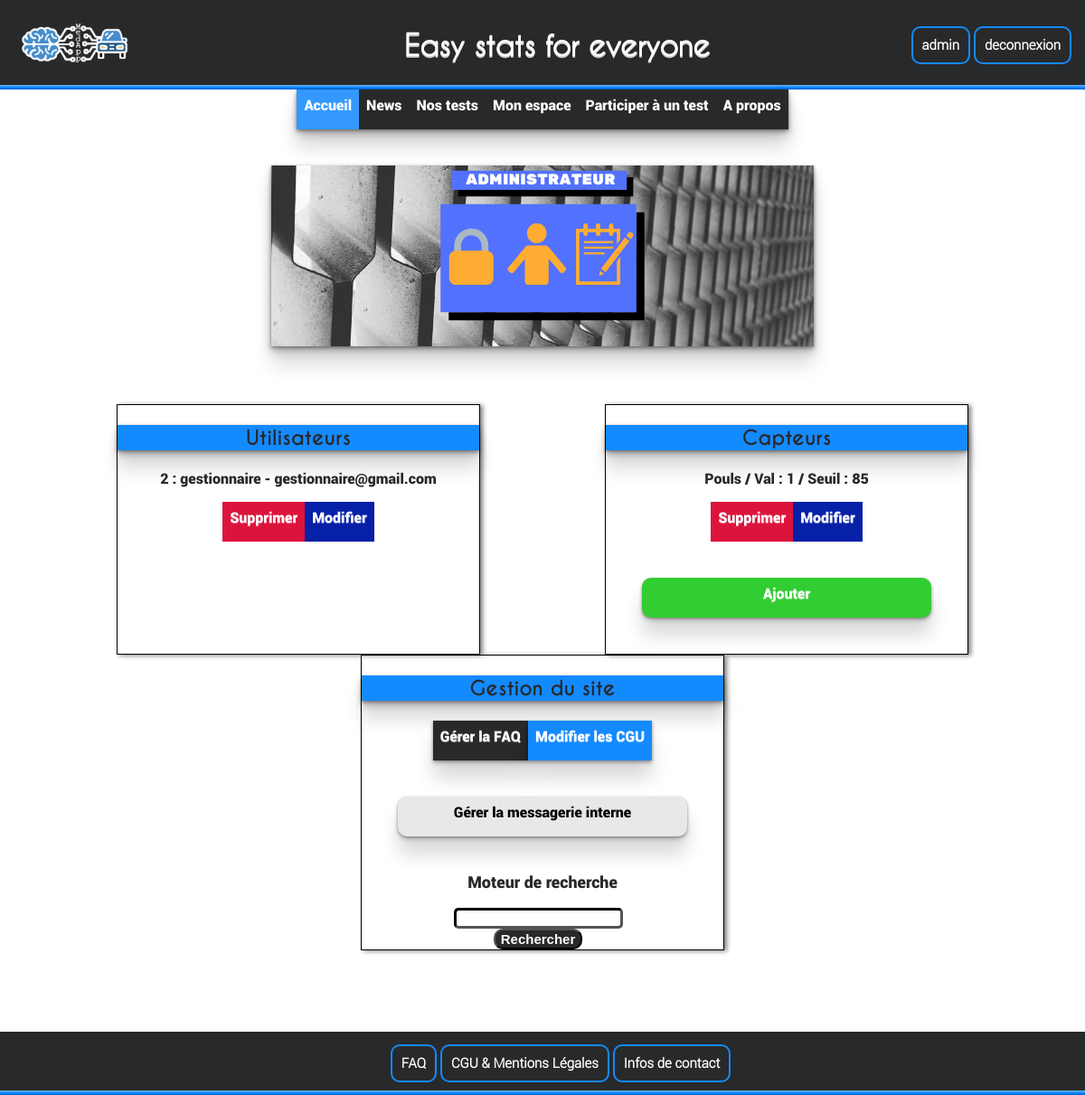
Before: /page_admin.php (signed in) with the older database file.
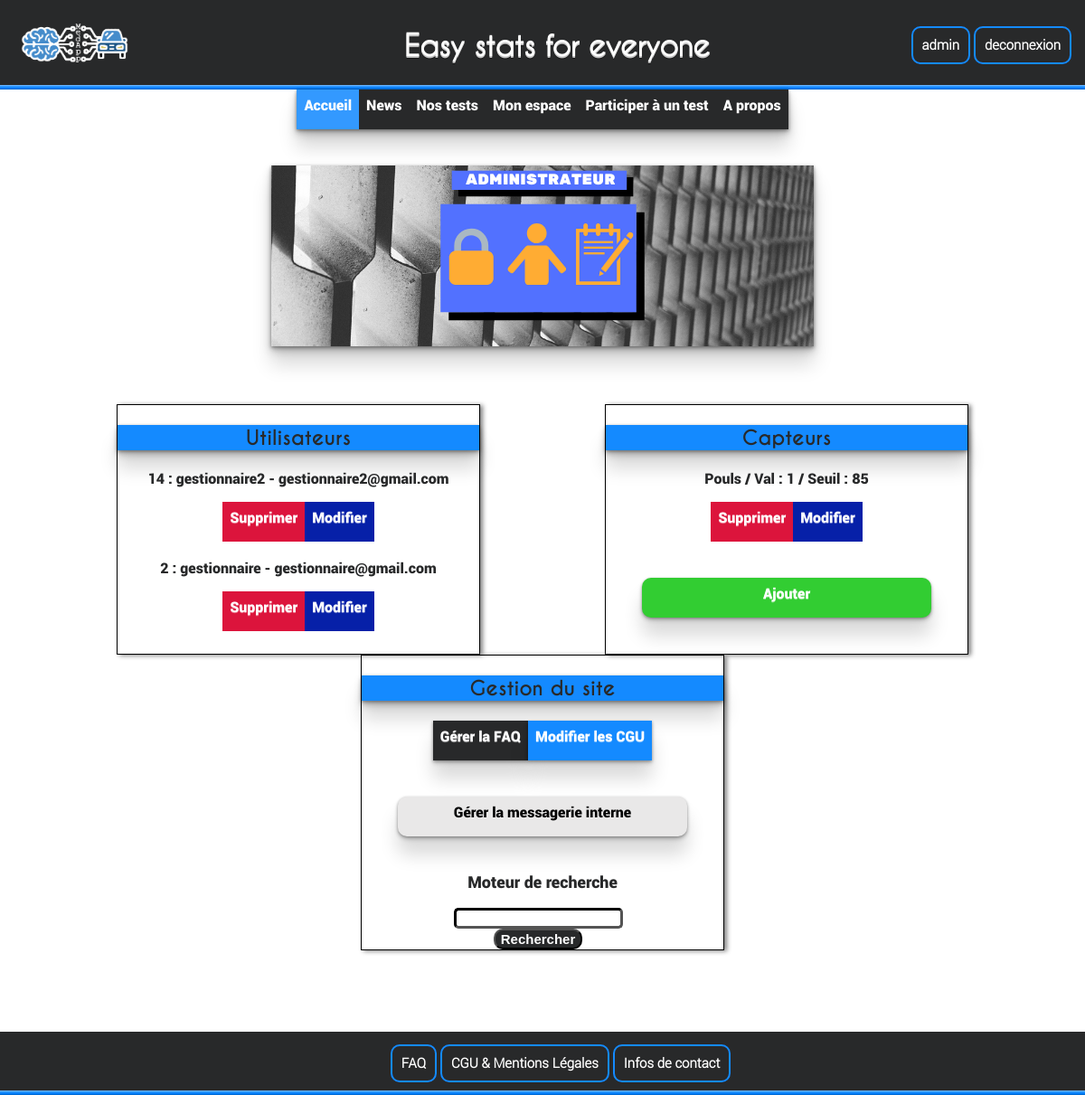
After: the same page with the newer database file.
### tables this page shows
CREATE TABLE IF NOT EXISTS `utilisateur` (
  `idUser` int(11) NOT NULL AUTO_INCREMENT,
  `Type` varchar(100) DEFAULT NULL,
  `login` varchar(100) NOT NULL,
  `Mdp` varchar(100) NOT NULL,
  `Nom` varchar(100) DEFAULT NULL,
  `Prenom` varchar(100) DEFAULT NULL,
  `Mail` varchar(100) DEFAULT NULL,
  `Sexe` varchar(100) DEFAULT NULL,
  `Taille` int(32) DEFAULT NULL,
  `Poids` int(32) DEFAULT NULL,
  `DateDeNaissance` date DEFAULT NULL,
  `Photos` varchar(200) DEFAULT NULL,
  `codeInscription` varchar(255) DEFAULT NULL,
  `idBoitier` int(11) DEFAULT NULL,
  PRIMARY KEY (`idUser`),
  KEY `idBoitier` (`idBoitier`)
);

CREATE TABLE IF NOT EXISTS `capteur` (
  `idCapteur` int(11) NOT NULL AUTO_INCREMENT,
  `Type` varchar(100) NOT NULL,
  `Valeur` double NOT NULL,
  `seuil` double NOT NULL,
  PRIMARY KEY (`idCapteur`)
);

### page_admin.php (called while the page is built, shortened)
<?php
include_once("includes/AccesBase.php");
$utilisateurs = $db->query('SELECT * FROM utilisateur ORDER BY idUser DESC');
$capteurs = $db->query('SELECT * FROM capteur ORDER BY idCapteur DESC');
include_once('Vues/page_admin.vue.php');
?>

### includes/header.php (called while the page is built, shortened)
<?php
include_once('Vues/header.vue.php');
?>

### includes/footer.php (called while the page is built)
<?php
include_once('Vues/footer.vue.php');
?>

### Vues/page_admin.vue.php (the view, shortened to what this page needs)
<!DOCTYPE HTML>
<html>
  <head>
	<link rel="stylesheet" type="text/css" href="design/page_admin.css">
  </head>
  <body>
    <header><?php include_once('includes/header.php'); ?></header>
    <div id = "main">
      <div align="center">
          <img class="bannière" src="ressources/page_admin.png" alt="Alt text"/>
      </div>
      <div class="options">
        <div class="catégorie">
          <p class="titre_catég"> Utilisateurs </p>
            <?php while($u = $utilisateurs->fetch()){ ?>
              <?php if($u['login']!=$_SESSION['login']){ ?>
                <p class="membre"><?= $u['idUser'] ?> : <?=$u['login'] ?>
                - <?= $u['Mail'] ?></p>
                <ul class="Actions">
                  <li class="Suppr"><a href="page_admin.php?delete=<?= $u['idUser']?>" onclick="return confirm('Etes-vous sûr de vouloir effectuer la suppresion ?');">Supprimer</a></li>
                  <li class="Modif"><a href="page_admin.php?modifier=<?= $u['idUser']?>">Modifier</a> </li>
                </ul>
              <?php } else{} ?>
            <?php } ?>
        </div>
        <div class="catégorie">
          <p class="titre_catég"> Capteurs </p>
            <?php while($c = $capteurs->fetch()){ ?>
              <p class="membre"><?= $c['Type'] ?> / Val : <?=$c['Valeur'] ?>
              / Seuil :  <?= $c['seuil'] ?></p>
          <ul class="Actions">
            <li class="Del_cap"><a href="page_admin.php?delete_cap=<?= $c['idCapteur']?>" onclick="return confirm('Etes-vous sûr de vouloir effectuer la suppresion ?');">Supprimer</a></li>
            <li class="Modif_cap"><a href="page_capteur.php?modif_cap=<?= $c['idCapteur']?>">Modifier</a> </li>
          </ul>
        <?php } ?>
          <a class="Add_cap" href="add_capteur.php">Ajouter</a>
        </div>
        <div class="catégorie">
          <p class="titre_catég"> Gestion du site </p>
          <ul class="Gestion_site">
            <li><a class="gestion_FAQ" href="Edition_FAQ.php"> Gérer la FAQ </a></li>
            <li><a class="gestion_CGU" href="CGUMentionLegalesEdition.php">Modifier les CGU </a></li>
          </ul>
          <center>
            <a class="gestion_msg" href="Messagerie.php">Gérer la messagerie interne</a>
          </center>
          <center>
            <p class="titre_search"> Moteur de recherche </p>
            <section class="moteur_recherche">
              <div class="recherche">
                <form method="post" action="resultat_recherche.php">
                    <input type="text" name="keywords" class="champ_saisie"><br/>
                    <input type="submit" value="Rechercher" class="bouton_recherche">
                </form>
              </div>
            </section>
          </center>
        </div>
      </div>
    </div>
    <footer><?php include_once('includes/footer.php'); ?></footer>
  </body>
</html>

### Vues/header.vue.php
<link rel="stylesheet" type="text/css" href="design/header.css">
<div class="top_header">
	<a href="index.php"><img class="logo" src="ressources/logo_provisoire.png"></a>
	<div class="center">
		<div class="h_title" >
		  <div>
		    <h1 class="slogan"> Easy stats for everyone </h1>
		  </div>
		</div>
	</div>
	<div class = "co_ins">
	  <ul>
	       <?php
            if (empty($_SESSION['login'])){
              echo '<a class="at_coins" href="connexion.php">Connexion </a>
                    <a class="at_coins" href="Inscription.php">Inscription</a>';
            }
            else{
                echo '<a class="at_coins" href="Profil.php">'.$_SESSION['login'].'</a>
                      <a class="at_coins" href="deconnex.php">deconnexion</a>';
            }
            ?>
	  </ul>
	</div>
</div>
<div class="low_header">
	<ul class="menu">
	  <li class="limenu"><a class="title_menu" href="index.php">Accueil</a></li>
	  <li class="limenu"><a href="#news">News</a></li>
	  <li class="limenu"><a href="session_test.php">Nos tests</a></li>
	  <li class="limenu"><a href="monEspace.php">Mon espace</a></li>
	  <li class="limenu"><a href="#do_test">Participer à un test</a></li>
	  <li class="limenu"><a href="#a_propos">A propos</a></li>
	</ul>
</div>

### Vues/footer.vue.php
<link rel="stylesheet" type="text/css" href="design/footer.css">
<div class="conteneur">
	<div class="boutons">
		<ul>
		      <a class="bouton_footer" href="FAQ.php">FAQ</a>
		      <a class="bouton_footer" href="CGUMentionLegales.php">CGU & Mentions Légales</a>
		      <a class="bouton_footer" href="InfoContact">Infos de contact</a>
		 </ul>
	</div>
</div>

### design/page_admin.css (style rules this page uses)
body { margin:0; }
.bannière { box-shadow: 0 1px 3px rgba(0, 0, 0, .3), 0 3px 5px rgba(0, 0, 0, .2), 0 5px 10px rgba(0, 0, 0, .2), 0 20px 20px rgba(0, 0, 0, .15); }
.options { margin:5%; display:flex; justify-content: space-around; flex-wrap: wrap; }
.catégorie { box-shadow: 3px 1px 5px grey; border: 1px solid black; width:400px; height: auto; }
.titre_catég { font-family: CaviarDreams-Bold; font-size: 22px; text-align: center; color: #28292A; background-color: hsl(210, 100%, 54%); box-shadow: 0 1px 3px rgba(0, 0, 0, .3), 0 3px 5px rgba(0, 0, 0, .2), 0 5px 10px rgba(0, 0, 0, .2), 0 20px 20px rgba(0, 0, 0, .15); }
.Actions { display:table; width:auto; margin: auto; padding: 0; list-style-type: none; margin-bottom: 5%; }
.Actions li { display: table-cell; }
.Actions li a { font-family: Roboto-Black; display: block; text-align: center; color: white; text-decoration: none; padding: 8px 8px 17px 8px; text-shadow: 0 1px 0 rgba(255, 255, 255, .4); transition: all .4s; }
.Suppr { background-color: #DC143C; }
.Modif { background-color: #0620A8; }
.membre { font-family: Roboto-Black; text-align: center; color: #28292A; }
.Add_cap { background-color: #32CD32; font-family: Roboto-Black; display: block; text-align: center; color: white; text-decoration: none; padding: 8px 8px 17px 8px; text-shadow: 0 1px 0 rgba(255, 255, 255, .4); margin:10%; border-radius:10px; box-shadow: 0 1px 3px rgba(0, 0, 0, .3), 0 3px 5px rgba(0, 0, 0, .2), 0 20px 20px rgba(0, 0, 0, .15); transition: all .4s; }
.Del_cap { background-color: #DC143C; }
.Modif_cap { background-color: #0620A8; }
.Gestion_site { display:table; width:auto; margin:auto; padding:0; list-style-type: none; }
.Gestion_site li { display: table-cell; }
.Gestion_site a { font-family: Roboto-Black; display: block; text-align: center; color: white; text-decoration: none; padding: 8px 8px 17px 8px; text-shadow: 0 1px 0 rgba(255, 255, 255, .4); box-shadow: 0 1px 3px rgba(0, 0, 0, .3), 0 3px 5px rgba(0, 0, 0, .2), 0 20px 20px rgba(0, 0, 0, .15); transition: all .2s; }
.gestion_FAQ { background-color: #28292A; }
.gestion_CGU { background-color: hsl(210, 100%, 54%); }
.gestion_msg { font-family: Roboto-Black; display: block; text-align: center; color: black; text-decoration: none; margin: 10%; background-color: #e9e8e8; border-radius: 10px; padding: 8px 8px 17px 8px; text-shadow: 0 1px 0 rgba(255, 255, 255, .4); box-shadow: 0 1px 3px rgba(0, 0, 0, .3), 0 3px 5px rgba(0, 0, 0, .2), 0 20px 20px rgba(0, 0, 0, .15); transition: all .2s; }
.titre_search { font-family: Roboto-Black; font-size:18px; text-align: center; color: #28292A; }
.recherche { margin-right: 10px; }
.champ_saisie { border-radius: 5px; border-width: 3px; border-color: black; }
.bouton_recherche { border-radius: 10px; font-weight: bold; font-size:15px; color: white; background: #28292A; transition: all .2s; }

### design/header.css (style rules this page uses)
.logo { height: 65px; width:auto; padding : 15px; margin-right: 100px; }
.top_header { background: #28292A; display : flex; flex-wrap: wrap; box-shadow: 0 -1px 0 hsl(210, 100%, 42%) inset, 0 -2px 0 hsl(210, 100%, 48%) inset, 0 -3px 0 hsl(210, 100%, 54%) inset, 0 -4px 0 hsl(210, 100%, 60%) inset, 0 -5px 0 hsl(210, 100%, 70%) inset; }
.center { margin: auto; }
h1 { text-align: center; }
.co_ins { padding-right: 15px; margin-top: auto; margin-bottom: auto; }
.at_coins { font:bold 15px Roboto-Light; color: white; text-decoration: none; padding:10px 10px 10px 10px; background: #28292A; border-radius:10px; border: 2px solid hsl(210, 100%, 54%); }
.slogan { font-family: CaviarDreams; color: white; text-shadow: 0 1px 0 #ccc, 0 2px 0 #b5b5b5, 0 3px 0 rgba(0,0,0,.5) ; }
.menu { display: table; width: auto; margin: auto; margin-bottom: 40px; padding: 0; background-color: #28292A; box-shadow: 0 1px 3px rgba(0, 0, 0, .3), 0 3px 5px rgba(0, 0, 0, .2), 0 5px 10px rgba(0, 0, 0, .2), 0 20px 20px rgba(0, 0, 0, .15); }
.menu li { display: table-cell; }
.limenu a { font-family: Roboto-Black; display: block; text-align: center; color: white; text-decoration: none; padding: 8px 8px 17px 8px; transition: all .3s; }
.title_menu { background-color: hsl(210, 100%, 60%); }

Changed rows visible on the page:
added utilisateur: idUser "14", login "gestionnaire2", Mail "gestionnaire2@gmail.com"
